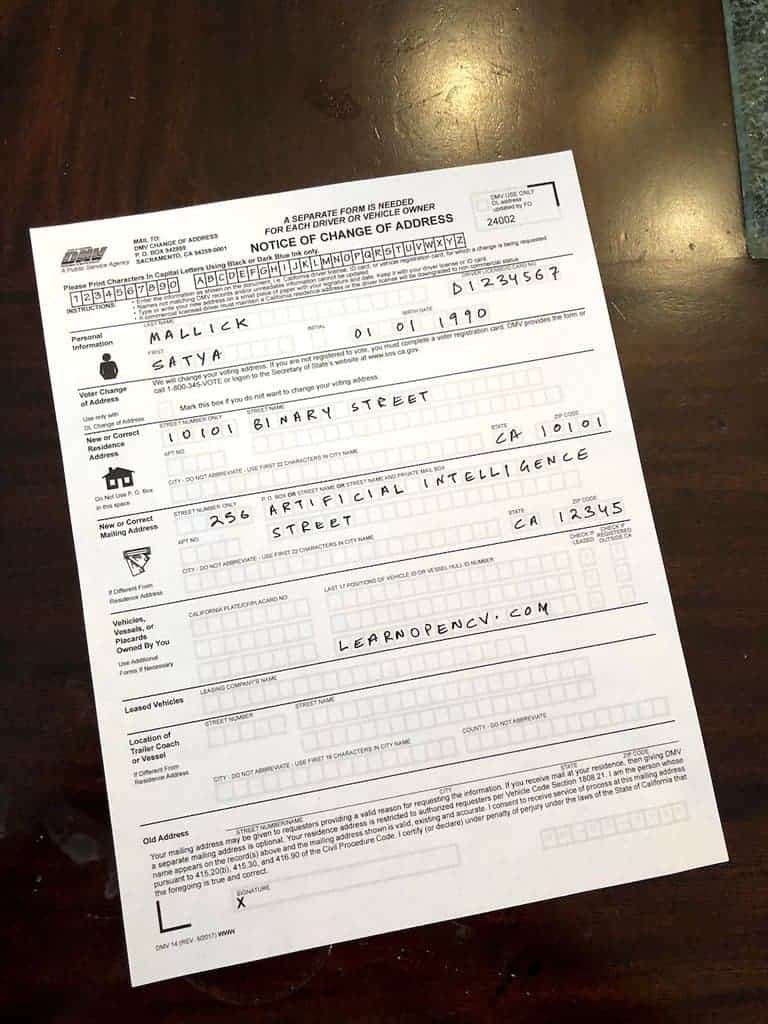
#> input picture opencv_tinkers/doc_scan/test_image_2.jpg, 768 x 1024 px
$ python scanner.py
#> lines starting #> are read from the running program, lines starting #| are printed output that depends on the picture; after the words box and inside, x2 and y2 are one past the last pixel; in counts of white or black regions, pixels touching at a corner belong together
import cv2
import numpy as np

def order_points(pts):

    rect = np.zeros((4, 2), dtype="float32")
    s = pts.sum(axis=1)
    rect[0] = pts[np.argmin(s)] # top-left
    rect[2] = pts[np.argmax(s)] # bottom-right
    diff = np.diff(pts, axis=1)
    rect[1] = pts[np.argmin(diff)]  # top-right
    rect[3] = pts[np.argmax(diff)]  # bottom-left
    return rect

def four_point_transform(image, pts):
    rect = order_points(pts)
    (tl, tr, br, bl) = rect
    # Compute new image dimensions
    widthA = np.linalg.norm(br - bl)
    widthB = np.linalg.norm(tr - tl)
    maxWidth = int(max(widthA, widthB))
    heightA = np.linalg.norm(tr - br)
    heightB = np.linalg.norm(tl - bl)
    maxHeight = int(max(heightA, heightB))
    dst = np.array([
        [0, 0],
        [maxWidth - 1, 0],
        [maxWidth - 1, maxHeight - 1],
        [0, maxHeight - 1]
    ], dtype="float32")
    M = cv2.getPerspectiveTransform(rect, dst)
    warped = cv2.warpPerspective(image, M, (maxWidth, maxHeight))
    return warped

def scan_doc(input_path, output_path="scanned_document.png", debug=False):
    # 1. Load image and compute ratio of old height to new height
#> called with input_path = 'test_image_2.jpg', output_path = 'scanned_document.png', debug = True
    image = cv2.imread(input_path)
#> image is the input picture: shape (1024, 768, 3); mean B, G, R 136, 144.3, 154.9
    if image is None:
        raise FileNotFoundError(f"Could not read input image: {input_path}")
    orig = image.copy()
    orig_height = image.shape[0]
#> orig_height = 1024
    target_height = 500.0
    ratio = orig_height / target_height
#> ratio = 2.05
    image = cv2.resize(image, (int(image.shape[1] / ratio), int(target_height)))
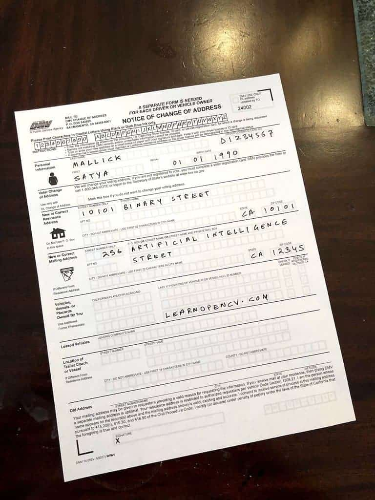
#> image: shape (500, 375, 3); mean B, G, R 135.9, 144.2, 154.8

    # 2. Convert to grayscale and apply bilateral filter to preserve edges
    gray = cv2.cvtColor(image, cv2.COLOR_BGR2GRAY)
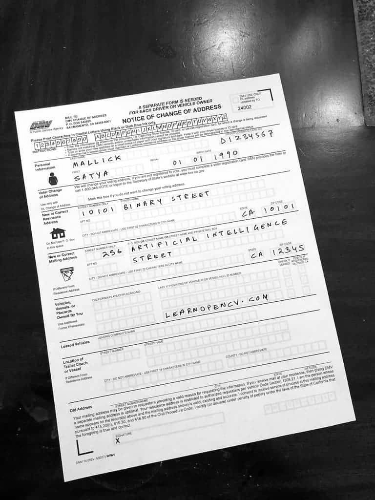
#> gray: shape (500, 375); min 1, max 255, mean 146.4
    gray = cv2.bilateralFilter(gray, 11, 17, 17)

    # 3. Edge detection
    edged = cv2.Canny(gray, 30, 200)
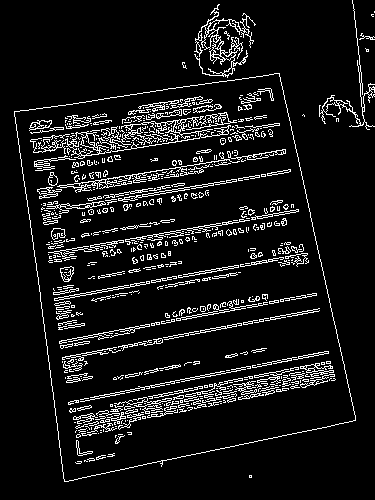
#> edged: shape (500, 375); 9% white in thin lines or dots

    # 4. Find contours and select the document contour
    contours, _ = cv2.findContours(edged.copy(), cv2.RETR_LIST, cv2.CHAIN_APPROX_SIMPLE)
#> contours = 1138 contours, 1002 with area under 20; largest, box (x1, y1, x2, y2) and area: (14, 73, 356, 482) 102674, (14, 73, 356, 482) 102670, (194, 4, 256, 78) 652, (65, 125, 231, 159) 549, (101, 114, 218, 148) 301
    contours = sorted(contours, key=cv2.contourArea, reverse=True)[:10]
#> contours = 10 contours; largest, box (x1, y1, x2, y2) and area: (14, 73, 356, 482) 102674, (14, 73, 356, 482) 102670, (194, 4, 256, 78) 652, (65, 125, 231, 159) 549, (101, 114, 218, 148) 301
    doc_cnt = None
    for c in contours:
        peri = cv2.arcLength(c, True)
        approx = cv2.approxPolyDP(c, 0.02 * peri, True)
        if len(approx) == 4:
            doc_cnt = approx.reshape(4, 2)
            break
#> this loop made 1 pass
#> (peri, doc_cnt) on pass 1: (1380.7, [[279, 73], [14, 111], [64, 481], [355, 420]])

    if doc_cnt is None:
        raise ValueError("Could not find a document-like contour. Try a clearer or more zoomed-in photo.")

    # 5. Apply perspective transform
    doc_cnt = doc_cnt * ratio  # scale contour to original image size
#> doc_cnt = [[571.4, 149.5], [28.67, 227.3], [131.1, 985.1], [727, 860.2]]
    warped = four_point_transform(orig, doc_cnt)
#> in order_points, `s = pts.sum(axis=1)`: s = [720.9, 256, 1116.2, 1587.2]
#> in order_points, `diff = np.diff(pts, axis=1)`: diff = [-421.9, 198.7, 854, 133.1]
#> in four_point_transform, `rect = order_points(pts)`: rect = [[28.67, 227.3], [571.4, 149.5], [727, 860.2], [131.1, 985.1]]
#> in four_point_transform, `(tl, tr, br, bl) = rect`: tl = [28.67, 227.3]; tr = [571.4, 149.5]; br = [727, 860.2]; bl = [131.1, 985.1]
#> in four_point_transform, `widthA = np.linalg.norm(br - bl)`: widthA = 608.9
#> in four_point_transform, `widthB = np.linalg.norm(tr - tl)`: widthB = 548.3
#> in four_point_transform, `maxWidth = int(max(widthA, widthB))`: maxWidth = 608
#> in four_point_transform, `heightA = np.linalg.norm(tr - br)`: heightA = 727.5
#> in four_point_transform, `heightB = np.linalg.norm(tl - bl)`: heightB = 764.6
#> in four_point_transform, `maxHeight = int(max(heightA, heightB))`: maxHeight = 764
#> in four_point_transform, `dst = np.array([ [0, 0], [maxWidth - 1, 0], [maxWidth - 1, maxHeight -..`: dst = [[0, 0], [607, 0], [607, 763], [0, 763]]
#> in four_point_transform, `M = cv2.getPerspectiveTransform(rect, dst)`: M = [[1.08, -0.146, 2.22], [0.163, 1.14, -263.6], [-6.45e-05, 0.000164, 1]]
#> in four_point_transform, `warped = cv2.warpPerspective(image, M, (maxWidth, maxHeight))`:
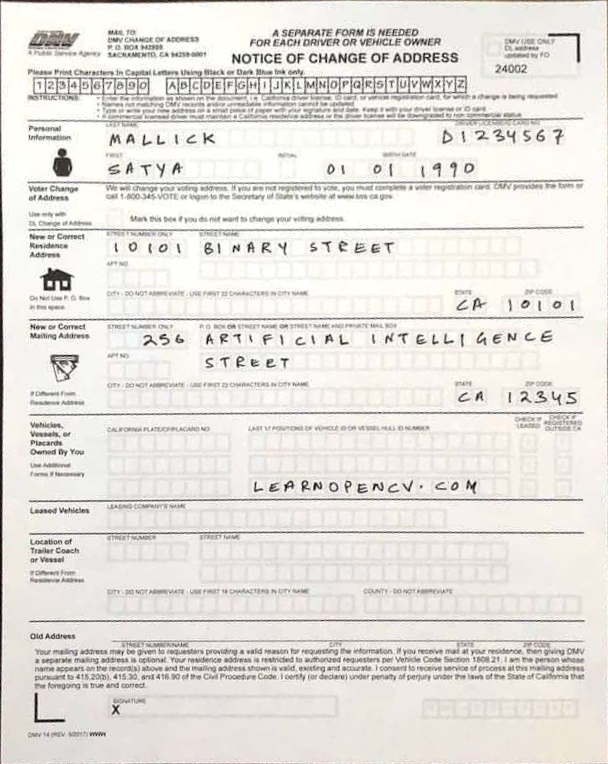
#> warped: shape (764, 608, 3); mean B, G, R 222.2, 226.5, 230.7

    # 6. Convert to grayscale and apply Otsu's thresholding
    warped_gray = cv2.cvtColor(warped, cv2.COLOR_BGR2GRAY)
    _, scanned = cv2.threshold(warped_gray, 0, 255, cv2.THRESH_BINARY + cv2.THRESH_OTSU)
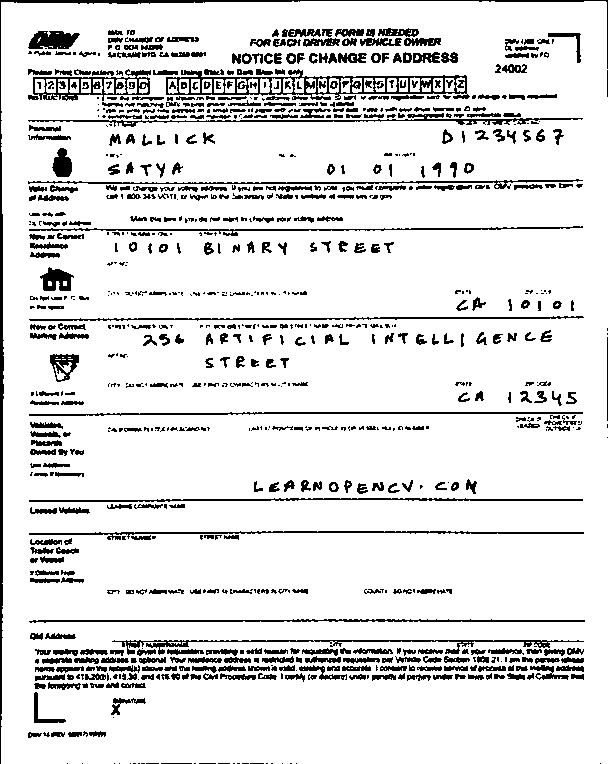
#> scanned: shape (764, 608); 88.2% white; 884 black regions (332 under 20 px), largest, box (x1, y1, x2, y2) and area: (0, 0, 608, 764) 3065, (166, 69, 470, 100) 2412, (112, 640, 584, 655) 1353

    # 7. Save result
    cv2.imwrite(output_path, scanned)
    if debug:
        print(f"Scanned document saved as {output_path}")

if __name__ == "__main__":
    # Example usage
    scan_doc("test_image_2.jpg", "scanned_document.png", debug=True)
